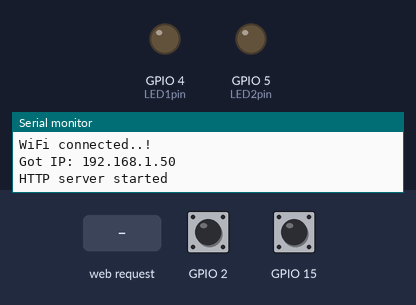
Simulated run of this sketch. Board: ESP32. Parts: output pins drawn as LEDs (lit = HIGH), the last lines printed to the serial monitor. The inputs (shaded band) are chosen by the test bench; at power-on: GPIO 2 HIGH, GPIO 15 HIGH. WiFi joins after 1.5 s; servers stay silent unless stated.

Above: at 3.3 s.
3.4 s: HTTP request GET /led1on received
At 4.0 s:
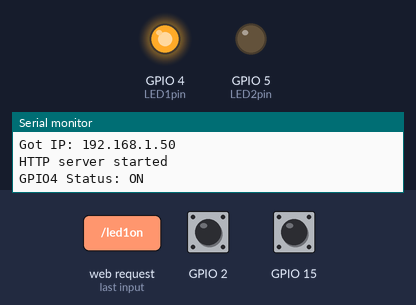
4.9 s: HTTP request GET / received
At 5.2 s:
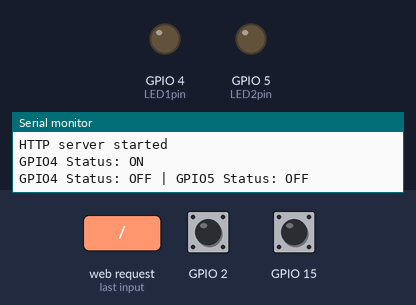
Timing chart, 0 to 7.9 s (numbered marks = the images above; inputs shaded):
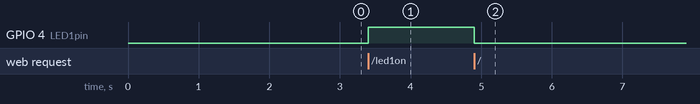

The sketch:

signal_v3.ino
```cpp
#include <WiFi.h>
#include <WebServer.h>
/* Установите здесь свои SSID и пароль */
const char* ssid = "RT-GPON-27D0";
const char* password = "D3bh3hdjig";
WebServer server(80);
uint8_t LED1pin = 4;
bool LED1status = LOW;
uint8_t LED2pin = 5;
bool LED2status = LOW;
bool SENSOR3status = LOW;
bool flag1 = LOW, flag2 = LOW, flag3 = LOW;
bool alarm1 = LOW, alarm2 = LOW, alarm3 = LOW;

void setup() {
  Serial.begin(115200);
  delay(100);
  pinMode(LED1pin, OUTPUT);
  pinMode(LED2pin, OUTPUT);
  pinMode(15, INPUT_PULLUP);
  pinMode(2, INPUT_PULLUP);
  Serial.println("Connecting to ");
  Serial.println(ssid);
  //connect to your local wi-fi network
  WiFi.begin(ssid, password);
  //check wi-fi is connected to wi-fi network
  while (WiFi.status() != WL_CONNECTED) {
  delay(1000);
  Serial.print(".");
  Serial.println(WiFi.status());
//  Serial.println(WiFi.begin(ssid, keyIndex, key));
  }
  Serial.println("");
  Serial.println("WiFi connected..!");
  Serial.print("Got IP: ");  Serial.println(WiFi.localIP());
  server.on("/", handle_OnConnect);
  server.on("/led1on", handle_led1on);
  server.on("/led1off", handle_led1off);
  server.on("/sensor2off", handle_sensor2off);
  server.on("/sensor2check", handle_sensor2check);
  server.on("/sensor2alarm", handle_sensor2alarm);
  server.on("/sensor3off", handle_sensor3off);
  server.on("/sensor3check", handle_sensor3check);
  server.on("/sensor3alarm", handle_sensor3alarm);
  server.onNotFound(handle_NotFound);
  server.begin();
  Serial.println("HTTP server started");
 // LED1status = 1;
 // LED2status = 0;
}
void loop() {
  server.handleClient();

  if(digitalRead(15)==0 && flag3 == 0)
  {flag3 = 1;}
  if(digitalRead(2)==0 && flag2 == 0)
  {flag2 = 1;}
  if(LED1status)
  {digitalWrite(LED1pin, HIGH);}
  else
  {digitalWrite(LED1pin, LOW);}
  if(LED2status)
  {digitalWrite(LED2pin, HIGH);}
  else
  {digitalWrite(LED2pin, LOW);}
}
void handle_OnConnect() {
  LED1status = LOW;
  LED2status = LOW;
  Serial.println("GPIO4 Status: OFF | GPIO5 Status: OFF");
  server.send(200, "text/html", SendHTML(LED1status,LED2status,SENSOR3status));
}
void handle_led1on() {
  LED1status = HIGH;
  flag3 = 0;
  alarm3 = 0;
  flag2 = 0;
  alarm2 = 0;
  Serial.println("GPIO4 Status: ON");
  server.send(200, "text/html", SendHTML(true,LED2status,SENSOR3status));
}
void handle_led1off() {
  LED1status = LOW;
  Serial.println("GPIO4 Status: OFF");
  server.send(200, "text/html", SendHTML(false,LED2status,SENSOR3status));
}

void handle_sensor2off() {
  SENSOR3status = HIGH;
  Serial.println("GPIO5 Status: ON");
  server.send(200, "text/html", SendHTML(LED1status,LED2status,1));
}
void handle_sensor2check() {
  SENSOR3status = LOW;
  Serial.println("GPIO5 Status: OFF");
  server.send(200, "text/html", SendHTML(LED1status,LED2status,2));
}
void handle_sensor2alarm() {
  SENSOR3status = LOW;
  server.send(200, "text/html", SendHTML(LED1status,LED2status,3));
}
void handle_sensor3off() {
  SENSOR3status = HIGH;
  server.send(200, "text/html", SendHTML(LED1status,LED2status,1));
}
void handle_sensor3check() {
  SENSOR3status = LOW;
  server.send(200, "text/html", SendHTML(LED1status,LED2status,2));
}
void handle_sensor3alarm() {
  SENSOR3status = LOW;
 // flag1 = 0;
 // alarm1 = 0;
  Serial.println("GPIO5 Status: OFF");
  server.send(200, "text/html", SendHTML(LED1status,LED2status,3));
}
void handle_NotFound(){
  server.send(404, "text/plain", "Not found");
}
String SendHTML(uint8_t led1stat, uint8_t led2stat, uint8_t sensor3stat){
  String ptr = "<!DOCTYPE html> <html>\n";
  ptr +="<meta http-equiv=\"Content-type\" content=\"text/html; charset=utf-8\"><head><meta name=\"viewport\" content=\"width=device-width, initial-scale=1.0, user-scalable=no\">\n";
  ptr +="<meta http-equiv=\"Refresh\" content=\"1\" />\n";
  ptr +="<title>Сигнализация</title>\n";
  ptr +="<style>html { font-family: Helvetica; display: inline-block; margin: 0px auto; text-align: center;}\n";
  ptr +="body{margin-top: 10px;} h1 {color: #444444;margin: 10px auto 10px;}\n"; //h3 {color: #444444;margin-bottom: 50px;}\n";
  ptr +=".button {display: block;width: 200px;background-color: #7CEC00;border: none;color: white;padding: 5px 30px;text-decoration: none;font-size: 25px;margin: 0px auto 0px;cursor: pointer;border-radius: 4px;}\n";
  ptr +=".button-on {background-color: #9D2EFE;}\n";
  ptr +=".button-check:on {background-color: #9D2EFE;}\n";
  ptr +=".button-check {background-color: #7CEC00;}\n";
  ptr +=".button-check:active {background-color: #7CEC00;}\n";
  ptr +=".button-alarm {background-color: #ff0000;}\n";
  ptr +=".button-alarm:active {background-color: #ff0000;}\n";
  ptr +=".button-off {background-color: #909090;}\n";
  ptr +=".button-off:active {background-color: #909090;}\n";
  ptr +="p {font-size: 20px;color: #444444;margin-bottom: 1px; margin-top: 3px}\n";
  ptr +="</style>\n";
  ptr +="</head>\n";
  ptr +="<body>\n";
  ptr +="<h1>Сигнализация</h1>\n";
  //  ptr +="<h3>Режим станции (STA)</h3>\n";
   if(led1stat)
  {ptr +="<p>Подключите датчики и нажмите ПЕРЕЗАПУСК</p><a class=\"button button-off\" href=\"/led1off\">ПЕРЕЗАПУСК</a>\n";}
  else
  {ptr +="<p>Нажмите СБРОС в случае тревоги</p><a class=\"button button-on\" href=\"/led1on\">СБРОС</a>\n";}

  if((digitalRead(2) && flag2) || alarm2 == 1)
  {ptr +="<p>Датчик №2</p><a class=\"button button-alarm\" href=\"/sensor2alarm\">ТРЕВОГА!</a>\n";
  alarm2 = 1;}
  else if (digitalRead(2)==0)
  {ptr +="<p>Датчик №2</p><a class=\"button button-check\" href=\"/sensor2check\">ОХРАНА</a>\n";}
  else
  {ptr +="<p>Датчик №2</p><a class=\"button button-off\" href=\"/sensor2off\">ВЫКЛЮЧЕН</a>\n";}

  if((digitalRead(15) && flag3) || alarm3 == 1)
  {ptr +="<p>Датчик №3</p><a class=\"button button-alarm\" href=\"/sensor3alarm\">ТРЕВОГА!</a>\n";
  alarm3 = 1;}
  else if (digitalRead(15)==0)
  {ptr +="<p>Датчик №3</p><a class=\"button button-check\" href=\"/sensor3check\">ОХРАНА</a>\n";}
  else
  {ptr +="<p>Датчик №3</p><a class=\"button button-off\" href=\"/sensor3off\">ВЫКЛЮЧЕН</a>\n";}

  ptr +="</body>\n";
  ptr +="</html>\n";
  return ptr;
}
```

Measured:
- after the input at 3.4 s, GPIO 4 (LED1pin): LOW → HIGH at once
- after the input at 4.9 s, GPIO 4 (LED1pin): HIGH → LOW at once
